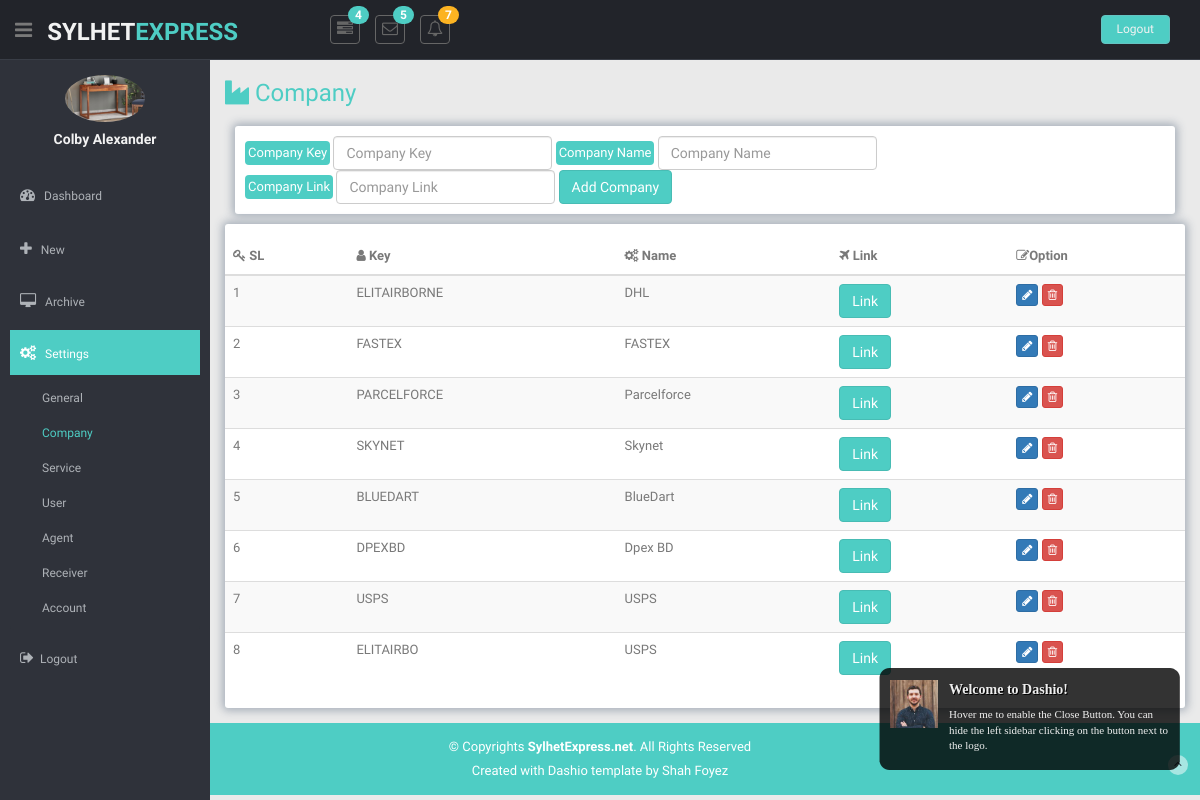
/company.php (signed in), run on the app's committed database.
### tables this page shows
CREATE TABLE `tbl_company` (
  `sl` int(255) NOT NULL,
  `keyy` varchar(255) NOT NULL,
  `name` varchar(255) NOT NULL,
  `link` varchar(255) NOT NULL
);

### classes/User.php (called while the page is built, shortened)
<?php
	$filepath= realpath(dirname(__FILE__));
	include_once ($filepath.'/../database/Database.php');
?>
<?php
	class User{
		private $db;
		public function __construct(){
			$this->db=new Database();
		}
	    public function getUser($username){
			$query="SELECT * from tbl_admin WHERE username='$username'";
			$details=$this->db->select($query);
			return $details;
	    }
	}
?>

### database/Database.php (called while the page is built, shortened)
<?php
Class Database{
	public $host   = DB_HOST;
	public $user   = DB_USER;
	public $pass   = DB_PASS;
	public $dbname = DB_NAME;
	public $link;
	private function connectDB(){
	$this->link = new mysqli($this->host, $this->user, $this->pass, $this->dbname);
 }
	public function select($query){
		$result = $this->link->query($query) or die($this->link->error.__LINE__);
		if($result->num_rows > 0){
			return $result;
		} else {
			return false;
		}
	}
}

### database/Session.php (called while the page is built, shortened)
<?php
class Session{
	public static function get($key){
		 if(isset($_SESSION[$key])){
		 	return $_SESSION[$key];
		 }else{
		 	return false;
		 }
	}
}
?>

### classes/Ship.php (called while the page is built, shortened)
<?php
  $filepath= realpath(dirname(__FILE__));
  include_once ($filepath.'/../database/Database.php');
?>
<?php
  class Ship{
    private $db;
    public function __construct(){
      $this->db=new Database();
    }
    public function companyDetails(){
      $query="select * from tbl_company ORDER BY sl ASC";
      $details=$this->db->select($query);
      return $details;
    }
  }
?>

### company.php (the view, shortened to what this page needs)
 <?php
    include 'inc/header.php';
    include 'inc/sidebar.php';
?>
<?php
  $ship=new Ship();
?>
    <section id="main-content">
      <section style="min-height:550px;" class="wrapper">
         <h3 style="color: #4ecdc4;"><i class="fa fa-industry"></i> Company</h3>
         <div style="margin-top: 10px;" class="row mt">
           <div class="col-md-12">
            <div style="border-radius: 3px; box-shadow: 0px 0px 8px 3px #aab2bc;" class="form-panel">
              <form class="form-inline" role="form" action="" method="post">
                <div class="form-group">
                  <label style='color: #fff; background-color: #4ecdc4;
                  padding: 3px;
                  border-radius: 4px;' for="exampleInputEmail2"> Company Key</label>
                  <input type="text" class="form-control" name="keyy" placeholder="Company Key">
                </div>
                <div class="form-group">
                  <label style='color: #fff; background-color: #4ecdc4;
                  padding: 3px;
                  border-radius: 4px;'for="exampleInputEmail2"> Company Name</label>
                  <input type="text" class="form-control" name="name" placeholder="Company Name">
                </div>
                <div class="form-group">
                  <label style='color: #fff; background-color: #4ecdc4;padding: 3px; border-radius: 4px;' for="exampleInputEmail2"> Company Link</label>
                  <input type="text" class="form-control" name="link" placeholder="Company Link">
                </div>
                <button type="submit" name="receiver" class="btn btn-theme">Add Company</button>
              </form>
            </div>
               <div style="border-radius: 3px; box-shadow: 0px 0px 8px 3px #aab2bc;"class="content-panel">
               <table class="table table-striped table-advance table-hover">
                 <thead>
                   <tr>
                     <th><i class="fa fa-key"></i> SL</th>
                     <th><i class="fa fa-user"></i> Key</th>
                     <th><i class=" fa fa-cogs"></i> Name</th>
                     <th><i class="fa fa-plane"></i> Link</th>
                     <th><i class=" fa fa-pencil-square-o"></i>Option</th>
                   </tr>
                 </thead>
                 <tbody>
                  <?php
                      $companyDetails=$ship->companyDetails();
                      if($companyDetails){
                        $i=0;
                        while($result=$companyDetails->fetch_assoc()){
                          $i++;
                  ?>
                   <tr>
                     <td><?php echo $i;?></td>
                     <td><?php echo $result['keyy'];?></td>
                     <td><?php echo $result['name'];?></td>
                     <td>
                      <button onclick="window.location.href='<?php echo $result['link']?>';" type="button" class="btn btn-theme">Link</button>
                     </td>
                     <td>
                        <a class="btn btn-primary btn-xs" href="companyEdit.php?companyEditId=<?php echo $result['sl'];?>"><i class="fa fa-pencil"></i></a>
                        <a onclick="return confirm('Are you sure?')" class="btn btn-danger btn-xs" href="?companyDeleteId=<?php echo $result['sl'];?>"><i class="fa fa-trash-o"></i></a>
                     </td>
                   </tr>
                 <?php } }?>
                 </tbody>
               </table>
             </div>
           </div>
         </div>
      </section>
    </section>
    <?php
      include 'inc/footer.php';
    ?>

### inc/sidebar.php (shortened to what this page needs)
<aside>
  <div id="sidebar" class="nav-collapse ">
    <ul class="sidebar-menu" id="nav-accordion">
      <?php
        $username=Session::get('adminUsername');
        $getUser=$user->getUser($username);
        if($getUser){
          while($uresult=$getUser->fetch_assoc()){?>
      <p class="centered"><a href="profile.php?adminUsername=<?php echo $uresult['username']?>"><img src="<?php echo $uresult['img']?>" class="img-circle" width="80"></a></p>
      <h5 class="centered"><?php echo $uresult['name']?></h5>
    <?php }}?>
      <li class="mt">
        <a
        <?php
          $path=$_SERVER['SCRIPT_FILENAME'];
          $page=basename($path, '.php');
          if($page=='index'){
            echo 'class=active';
          }
        ?> href="index.php">
          <i class="fa fa-dashboard"></i>
          <span>Dashboard</span>
        </a>
      </li>
     <li class="sub-menu">
        <a
        <?php
          $path=$_SERVER['SCRIPT_FILENAME'];
          $page=basename($path, '.php');
          if($page=='ship'){
            echo 'class=active';
          }
        ?> href="ship.php">
          <i class="fa fa-plus"></i>
          <span>New</span>
        </a>
      </li>
       <li class="sub-menu">
        <a
        <?php
          $path=$_SERVER['SCRIPT_FILENAME'];
          $page=basename($path, '.php');
          if($page=='archive' || $page=='archiveView' || $page=='archiveEdit'){
            echo 'class=active';
          }
        ?> href="archive.php">
          <i class="fa fa-desktop"></i>
          <span>Archive</span>
        </a>
      </li>
      <li class="sub-menu">
        <a
        <?php
          $path=$_SERVER['SCRIPT_FILENAME'];
          $page=basename($path, '.php');
          if($page=='user' || $page=='company'|| $page=='general'|| $page=='service'|| $page=='agent'||$page=='receiver'||$page=='addUser' || $page=='addAgent' || $page=='userEdit'|| $page=='serviceEdit' || $page=='agentEdit' || $page=='receiverEdit' || $page=='companyEdit' || $page=='account' ||$page=='accountEdit' || $page=='addAccount' ){
            echo 'class=active';
        } ?>
        href="javascript:;">
          <i class="fa fa-cogs"></i>
          <span>Settings</span>
          </a>
        <ul class="sub">
          <li><a <?php if($page=='general'){ ?>style="color:#4ecdc4;"<?php }?> href="general.php">General</a></li>
          <li><a <?php if($page=='company' || $page=='companyEdit'){ ?>style="color:#4ecdc4;"<?php }?> href="company.php">Company</a></li>
          <li><a <?php if($page=='service' || $page=='serviceEdit'){ ?>style="color:#4ecdc4;"<?php }?> href="service.php">Service</a></li>
          <li><a <?php if($page=='user' || $page=='addUser' || $page=='userEdit'){ ?>style="color:#4ecdc4;"<?php }?> href="user.php">User</a></li>
          <li><a <?php if($page=='agent' || $page=='addAgent' || $page=='agentEdit'){ ?>style="color:#4ecdc4;"<?php }?> href="agent.php">Agent</a></li>
          <li><a <?php if($page=='receiver' || $page=='receiverEdit'){ ?>style="color:#4ecdc4;"<?php }?> href="receiver.php">Receiver</a></li>
          <li><a <?php if($page=='account' || $page=='accountEdit' || $page=='addAccount' ){ ?>style="color:#4ecdc4;"<?php }?> href="account.php">Account</a></li>
        </ul>
      </li>
      <li>
        <a class="logout" href="?action=logout"><i class="fa fa-sign-out"></i>Logout</a>
      </li>
    </ul>
  </div>
</aside>

### css/style.css (style rules this page uses)
body { color: #797979; background: #eaeaea; font-family: 'Ruda', sans-serif; padding: 0px !important; margin: 0px !important; font-size:13px; }
ul li { list-style: none; }
a, a:hover, a:focus { text-decoration: none; outline: none; }
.btn-theme { color: #fff; background-color: #4ECDC4; border-color: #48bcb4; }
.centered { text-align: center; }
.mt { margin-top: 25px; }
#sidebar { width: 210px; height: 100%; position: fixed; background: #2f323a; }
#sidebar h5 { color: #f2f2f2; font-weight: 700; }
#sidebar ul li { position: relative; }
#sidebar .sub-menu > .sub li { padding-left: 32px; }
#sidebar .sub-menu > .sub li:last-child { padding-bottom: 10px; }
ul.sidebar-menu , ul.sidebar-menu li ul.sub { margin: -2px 0 0; padding: 0; }
ul.sidebar-menu { margin-top: 75px; }
#sidebar > ul > li > ul.sub { display: none; }
#sidebar > ul > li.active > ul.sub, #sidebar > ul > li > ul.sub > li > a { display: block; }
ul.sidebar-menu li ul.sub li { background: #2f323a; margin-bottom: 0; margin-left: 0; margin-right: 0; }
ul.sidebar-menu li ul.sub li:last-child { border-radius: 0 0 4px 4px; -webkit-border-radius: 0 0 4px 4px; }
ul.sidebar-menu li ul.sub li a { font-size: 12px; padding: 6px 0; line-height: 35px; height: 35px; -webkit-transition: all 0.3s ease; -moz-transition: all 0.3s ease; -o-transition: all 0.3s ease; -ms-transition: all 0.3s ease; transition: all 0.3s ease; color: #aeb2b7; }
ul.sidebar-menu li { margin-bottom: 5px; margin-left:10px; margin-right:10px; }
ul.sidebar-menu li.sub-menu { line-height: 15px; }
ul.sidebar-menu li a span { display: inline-block; }
ul.sidebar-menu li a { color: #aeb2b7; text-decoration: none; display: block; padding: 15px 0 15px 10px; font-size: 12px; outline: none; -webkit-transition: all 0.3s ease; -moz-transition: all 0.3s ease; -o-transition: all 0.3s ease; -ms-transition: all 0.3s ease; transition: all 0.3s ease; }
ul.sidebar-menu li a.active, ul.sidebar-menu li a:hover, ul.sidebar-menu li a:focus { background: #4ECDC4; color: #fff; display: block; -webkit-transition: all 0.3s ease; -moz-transition: all 0.3s ease; -o-transition: all 0.3s ease; -ms-transition: all 0.3s ease; transition: all 0.3s ease; }
ul.sidebar-menu li a i { font-size: 15px; padding-right: 6px; }
ul.sidebar-menu li a.active i { color: #fff; }
#main-content { margin-left: 210px; }
.wrapper { display: inline-block; margin-top: 60px; padding-left: 15px; padding-right: 15px; padding-bottom: 15px; padding-top: 0px; width: 100%; }
.content-panel { background: #ffffff; box-shadow: 0px 3px 2px #aab2bd; padding-top: 15px; padding-bottom: 5px; }
.form-panel { background: #ffffff; margin: 10px; padding: 10px; box-shadow: 0px 3px 2px #aab2bd; text-align: left; }
label { font-weight: 400; }

### data on the page
tbl_company: keyy "ELITAIRBORNE", name "DHL"
tbl_company: keyy "FASTEX", name "FASTEX"
tbl_company: keyy "PARCELFORCE", name "Parcelforce"
tbl_company: keyy "SKYNET", name "Skynet"
tbl_company: keyy "BLUEDART", name "BlueDart"
tbl_company: keyy "DPEXBD", name "Dpex BD"
tbl_company: keyy "USPS", name "USPS"
tbl_company: keyy "ELITAIRBO", name "USPS"

### other printed values
$uresult['name'] "Colby Alexander"
